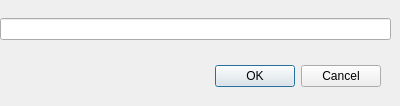
<?xml version="1.0" encoding="UTF-8"?>
<ui version="4.0">
 <class>Dialog</class>
 <widget class="QDialog" name="Dialog">
  <property name="geometry">
   <rect>
    <x>0</x>
    <y>0</y>
    <width>400</width>
    <height>106</height>
   </rect>
  </property>
  <property name="windowTitle">
   <string>Dialog</string>
  </property>
  <widget class="QDialogButtonBox" name="buttonBox">
   <property name="geometry">
    <rect>
     <x>10</x>
     <y>60</y>
     <width>371</width>
     <height>32</height>
    </rect>
   </property>
   <property name="orientation">
    <enum>Qt::Horizontal</enum>
   </property>
   <property name="standardButtons">
    <set>QDialogButtonBox::Cancel|QDialogButtonBox::Ok</set>
   </property>
  </widget>
  <widget class="QWidget" name="horizontalLayoutWidget">
   <property name="geometry">
    <rect>
     <x>0</x>
     <y>9</y>
     <width>391</width>
     <height>41</height>
    </rect>
   </property>
   <layout class="QHBoxLayout" name="roomEditLay">
    <item>
     <widget class="QLineEdit" name="roomLineEdit"/>
    </item>
   </layout>
  </widget>
 </widget>
 <resources/>
 <connections>
  <connection>
   <sender>buttonBox</sender>
   <signal>accepted()</signal>
   <receiver>Dialog</receiver>
   <slot>accept()</slot>
   <hints>
    <hint type="sourcelabel">
     <x>248</x>
     <y>254</y>
    </hint>
    <hint type="destinationlabel">
     <x>157</x>
     <y>274</y>
    </hint>
   </hints>
  </connection>
  <connection>
   <sender>buttonBox</sender>
   <signal>rejected()</signal>
   <receiver>Dialog</receiver>
   <slot>reject()</slot>
   <hints>
    <hint type="sourcelabel">
     <x>316</x>
     <y>260</y>
    </hint>
    <hint type="destinationlabel">
     <x>286</x>
     <y>274</y>
    </hint>
   </hints>
  </connection>
 </connections>
</ui>
